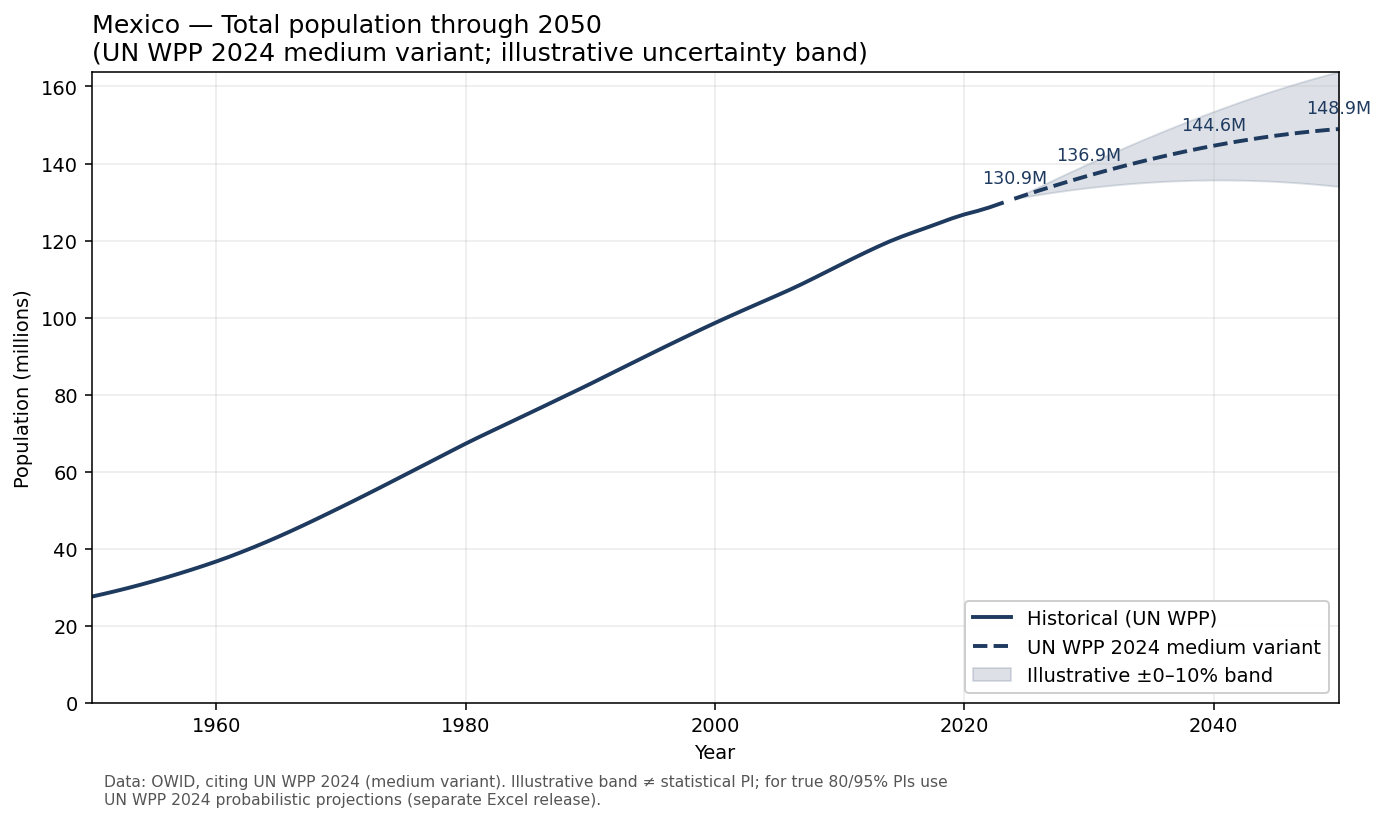

Write Python code to recreate this figure.
"""
Mexico population through 2050 — simple practice plot.

Data: UN WPP 2024 medium-variant projections, via OWID's
`population-long-run-with-projections` dataset (combines historical + UN
WPP 2024 projections through 2100).

Confidence band: ILLUSTRATIVE only — a growing-with-horizon ±X% envelope,
not a real prediction interval. UN WPP 2024 publishes 80% and 95% PIs in
its probabilistic projections (separate Excel files); use those if a real
PI band is needed.

Run from the dalila env:
    ~/miniforge3/envs/dalila/bin/python mex_population_2050.py
"""

import io
from pathlib import Path
import urllib.request

import matplotlib.pyplot as plt
import numpy as np
import pandas as pd

URL = "https://ourworldindata.org/grapher/population-long-run-with-projections.csv"
HERE = Path(__file__).parent
OUT_PNG = HERE / "mex_population_2050.png"


def fetch_owid():
    print(f"Fetching {URL} ...")
    with urllib.request.urlopen(URL, timeout=60) as resp:
        raw = resp.read()
    df = pd.read_csv(io.BytesIO(raw))
    print(f"  {len(df):,} rows")
    return df


def filter_mexico(df: pd.DataFrame) -> pd.DataFrame:
    mex = df[df["Code"] == "MEX"].copy()
    # OWID splits historical (Population column) and projection
    # (Population (projections) (Projected) column). Coalesce into one series.
    proj_col = next(c for c in mex.columns if "projection" in c.lower())
    hist_col = "Population"
    mex["pop"] = mex[hist_col].combine_first(mex[proj_col])
    mex["is_projected"] = mex[hist_col].isna() & mex[proj_col].notna()
    mex = mex[["Year", "pop", "is_projected"]].dropna(subset=["pop"])
    mex = mex[(mex["Year"] >= 1950) & (mex["Year"] <= 2050)].sort_values("Year")
    return mex


def illustrative_band(years: np.ndarray, mid: np.ndarray, anchor_year: int) -> tuple[np.ndarray, np.ndarray]:
    """
    Return (lo, hi) for an illustrative uncertainty envelope that opens
    from ±0% at `anchor_year` to ±10% at 2050. Linear in horizon.

    Not a statistical PI. Stand-in until UN WPP 2024 probabilistic Excel
    is wired in.
    """
    horizon = np.clip(years - anchor_year, 0, None)
    max_horizon = max(2050 - anchor_year, 1)
    pct = 0.10 * (horizon / max_horizon)
    lo = mid * (1 - pct)
    hi = mid * (1 + pct)
    return lo, hi


def main():
    df = fetch_owid()
    mex = filter_mexico(df)

    years = mex["Year"].to_numpy()
    pop = mex["pop"].to_numpy() / 1e6  # millions
    proj_mask = mex["is_projected"].to_numpy()
    anchor_year = int(mex.loc[mex["is_projected"], "Year"].min())  # first projected year

    # Build illustrative band only over the projected portion
    lo, hi = illustrative_band(years, pop, anchor_year)

    fig, ax = plt.subplots(figsize=(10, 6))
    # Historical: solid line
    ax.plot(years[~proj_mask], pop[~proj_mask], color="#1f3a5f", linewidth=2.0, label="Historical (UN WPP)")
    # Projection: dashed line + band
    ax.plot(years[proj_mask], pop[proj_mask], color="#1f3a5f", linewidth=2.0, linestyle="--",
            label="UN WPP 2024 medium variant")
    ax.fill_between(years[proj_mask], lo[proj_mask], hi[proj_mask], color="#1f3a5f", alpha=0.15,
                    label="Illustrative ±0–10% band")

    # Annotate key years
    for y in (anchor_year, 2030, 2040, 2050):
        if y in years:
            v = pop[years == y][0]
            ax.annotate(f"{v:.1f}M", xy=(y, v), xytext=(0, 8),
                        textcoords="offset points", ha="center", fontsize=9, color="#1f3a5f")

    ax.set_title("Mexico — Total population through 2050\n(UN WPP 2024 medium variant; illustrative uncertainty band)",
                 fontsize=13, loc="left")
    ax.set_xlabel("Year")
    ax.set_ylabel("Population (millions)")
    ax.set_xlim(1950, 2050)
    ax.set_ylim(0, max(pop) * 1.10)
    ax.grid(alpha=0.25)
    ax.legend(loc="lower right", framealpha=0.95)

    ax.text(0.01, -0.16,
            "Data: OWID, citing UN WPP 2024 (medium variant). Illustrative band ≠ statistical PI; for true 80/95% PIs use\n"
            "UN WPP 2024 probabilistic projections (separate Excel release).",
            transform=ax.transAxes, fontsize=8, color="#555")

    plt.tight_layout()
    fig.savefig(OUT_PNG, dpi=140, bbox_inches="tight")
    print(f"Wrote {OUT_PNG}")

    # Print a small table for the record
    table = mex[mex["Year"].isin([2024, 2025, 2030, 2035, 2040, 2045, 2050])]
    print()
    print("Mexico — selected years (millions):")
    for _, row in table.iterrows():
        tag = "proj" if row["is_projected"] else "obs"
        print(f"  {int(row['Year'])}  {row['pop']/1e6:7.2f}M  [{tag}]")


if __name__ == "__main__":
    main()
